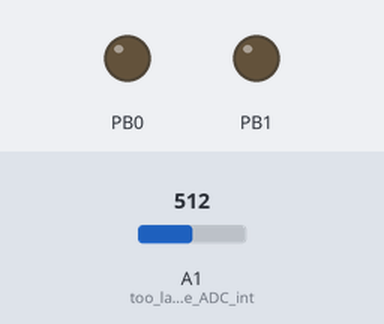
The sketch below on a simulated ATtiny85, built with avr-gcc and run on an emulated ATtiny85. On the bench: output pins drawn as LEDs (lit = HIGH). The inputs (shaded band) are chosen by the test bench; at power-on: A1 (too_lazy_to_write_ADC_int) = 512.

Above: at 1.7 s.
1.8 s: A1 (too_lazy_to_write_ADC_int) set to 549
At 6.7 s:
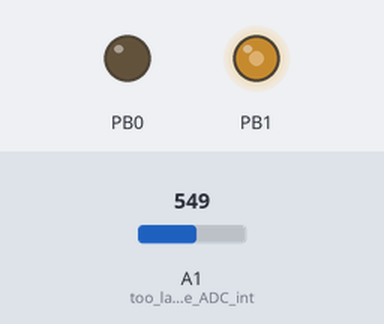
At 7.5 s:
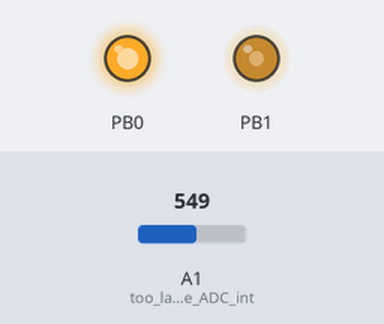
Timing chart, 0 to 10.8 s (numbered marks = the images above; inputs shaded):
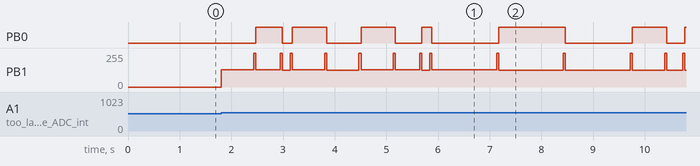

Measured:
- the behaviour switches between 537 and 538 on A1 (too_lazy_to_write_ADC_int) (found by bisection; images 0 and 1)
- after the input at 1.8 s, PB0: LOW → HIGH after 0.67 s, → LOW 0.51 s later, → HIGH 0.20 s later, → LOW 0.67 s later, … (13 changes in this stretch)

The sketch:

EOH_2016.ino.ino
```cpp
/* EOH AND CHILL 2K16
 *  AN ENDEAVOR BY BRADY SALZ
 *  AND IEEE UIUC
 *
 *  2/29/19
 */

// Notes
const int Note_C  = 239;
const int Note_CS = 225;
const int Note_D  = 213;
const int Note_DS = 201;
const int Note_E  = 190;
const int Note_F  = 179;
const int Note_FS = 169;
const int Note_G  = 159;
const int Note_GS = 150;
const int Note_A  = 142;
const int Note_AS = 134;
const int Note_B  = 127;

// tempos is 96 beats per minute
// 96bpm = 625ms / beat
const int beatDuration = 626;
const int noteCount = 38;

// are counts global? now they are!
int i;

float hailToTheOrange[3*noteCount] = {
//    50, 1, 1,   // garbage note to init? didn't up working, should debug later
    Note_E, 4, 1,
    Note_A, 4, 0.75,
    Note_FS, 4, 0.25,
    Note_GS, 4, 1,
    Note_FS, 4, 1,

    Note_E, 4, 1,
    Note_A, 4, 0.75,
    Note_FS, 4, 0.25,
    Note_GS, 4, 2,

    Note_CS, 5, 2,
    Note_D, 5, 2,
    Note_CS, 5, 1,
    Note_B, 4, 0.5,
    Note_FS, 4, 1.5,

    Note_FS, 4, 2,
    Note_GS, 4, 1,
    Note_A, 4, 0.5,
    Note_B, 4, 2,

    Note_E, 4, 1,
    Note_A, 4, 0.75,
    Note_FS, 4, 0.25,
    Note_GS, 4, 1,
    Note_FS, 4, 0.75,
    Note_E, 4, 0.25,

    Note_E, 4, 0.75,
    Note_E, 4, 0.25,
    Note_A, 4, 0.75,
    Note_FS, 4, 0.25,
    Note_GS, 4, 2,

    Note_CS, 5, 2,
    Note_D, 5, 2,
    Note_CS, 5, 1,
    Note_B, 4, 1,
    Note_A, 4, 0.5,
    Note_FS, 4, 1.5,

    Note_CS, 5, 1.5,
    Note_GS, 4, 1.5,
    Note_A, 4, 2
};


int prev_sample = 1023;
int next_sample = 1023;

void setup()
{
    DDRB |= 0x03;  // Set pins DDB0, DDB1 high (physical pins 5,6)

    TCCR1 |= (1 << PWM1A); // use Timer1, CompA in PWM Mode
    TCCR1 |= (1 << COM1A0); // Toggle 0C1A Output on match
    TCCR1 &= ~(1 << COM1A1); // Toggle the 0C1A Output on match

    GTCCR |= (1 << FOC1A); // Force output compare match 1A
                            // makes output comparator read these settings
    PORTB &= ~(0x06);
    pinMode(A1, INPUT); // too lazy to write ADC interrupts sorry
    prev_sample = analogRead(A1);
    next_sample = analogRead(A1);
    delay(500);
}

// holders for trigger checks
int threshold = 25;
int diff = 0;

void loop()
{
    next_sample = analogRead(A1);
    diff = next_sample - prev_sample;

    if( diff > threshold ) // check if SENSE pin went low
    {
      PORTB |= 0x01; // XOR toggling
      for(i = 0; i < 3*noteCount; i+=3)
      {

          PORTB ^= 0x01;  // XOR toggling, switch every note
//          PORTB |= 0x01; // ALL toggling, pulse every note
          myTone(hailToTheOrange[i], hailToTheOrange[i+1]-1, (int)beatDuration*hailToTheOrange[i+2]);

//          PORTB &= ~(0x01); // ALL toggling, pulse every note
          myTone(0, 4, 40);

      }
      delay(1000); // ensure we wait at least a second before the song starts again
                   // one might call this a literal sanity check
    }
    delay(10); // delay between samples
    prev_sample = next_sample;
}

void myTone(unsigned char divisor, unsigned char octave, unsigned long duration)
{
    TCCR1 |= (1 << CTC1);  // Start the counter
    TCCR1 |= (1 << PWM1A); // Use PWM Mode for Timer1, OCRA
    TCCR1 &= ~(1 << COM1A0); // Toggle 0C1A Output on match
    TCCR1 |= (1 << COM1A1); // Toggle the 0C1A Output on match
    TCCR1 |= (8 - octave); // Set clock prescaler

    OCR1C = divisor;   // sets frequency (timer reset value)
    OCR1A = divisor/2; // set the OCR to value/2, 50% duty cycle
    delay(duration);   // play note for said duration
    TCCR1 = 0x90;      // reset + stop the counter (end PWM)
}
```
